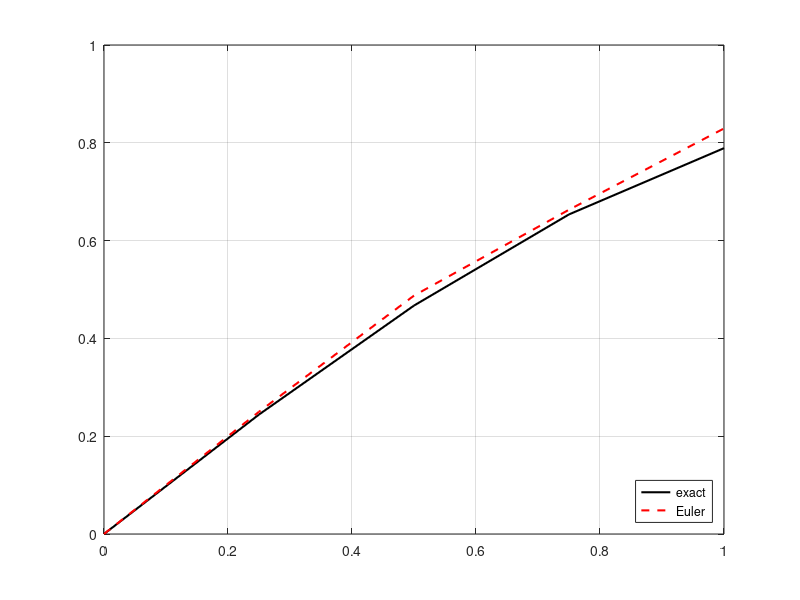

Source code (MATLAB):
clc; close; clear all;

h = 0.25;
x = 0:h:1;
N = length(x);
y_ex = @(x,y) 100*x - 5*x.^2 +990*(exp(-0.1*x) - 1);

x0 = 0;
y0 = [0;1];

f = @(x,y) [y(2); -0.1*y(2) - x];

%% Midpoint 2nd Order method
x(1) = x0;
y(:, 1) = y0; 
x(2) = x(1) +h;
y(:,2) = y(:,1) + f(x(1), y(:,1))*h;

for n = 2:N-1
    y(:, n + 1) = y(:, n-1) + 2*f(x(n), y(:, n))*h;
end

%% plot
figure;
plot(x, y_ex(x),'k-','linewidth',1.5)
hold on; grid on;
plot(x, y(1,:), 'r--', 'linewidth',1.5)
legend('exact','Euler','location','southeast')